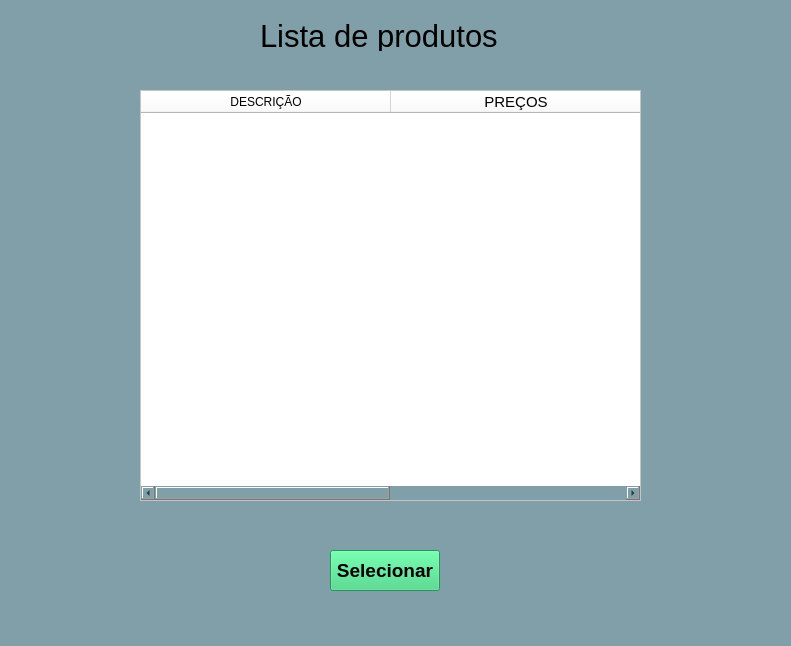
<?xml version="1.0" encoding="UTF-8"?>
<ui version="4.0">
 <class>MainWindow</class>
 <widget class="QMainWindow" name="MainWindow">
  <property name="geometry">
   <rect>
    <x>0</x>
    <y>0</y>
    <width>791</width>
    <height>646</height>
   </rect>
  </property>
  <property name="windowTitle">
   <string>MainWindow</string>
  </property>
  <property name="styleSheet">
   <string notr="true">background-color: rgb(128, 159, 168);</string>
  </property>
  <widget class="QWidget" name="centralwidget">
   <widget class="QLabel" name="label">
    <property name="geometry">
     <rect>
      <x>260</x>
      <y>20</y>
      <width>271</width>
      <height>31</height>
     </rect>
    </property>
    <property name="font">
     <font>
      <pointsize>23</pointsize>
     </font>
    </property>
    <property name="text">
     <string>Lista de produtos</string>
    </property>
   </widget>
   <widget class="QTableWidget" name="tableWidget">
    <property name="geometry">
     <rect>
      <x>140</x>
      <y>90</y>
      <width>501</width>
      <height>411</height>
     </rect>
    </property>
    <property name="styleSheet">
     <string notr="true">background-color: rgb(255, 255, 255);</string>
    </property>
    <attribute name="horizontalHeaderVisible">
     <bool>true</bool>
    </attribute>
    <attribute name="horizontalHeaderCascadingSectionResizes">
     <bool>false</bool>
    </attribute>
    <attribute name="horizontalHeaderMinimumSectionSize">
     <number>0</number>
    </attribute>
    <attribute name="horizontalHeaderDefaultSectionSize">
     <number>250</number>
    </attribute>
    <attribute name="horizontalHeaderShowSortIndicator" stdset="0">
     <bool>false</bool>
    </attribute>
    <column>
     <property name="text">
      <string>DESCRIÇÃO</string>
     </property>
    </column>
    <column>
     <property name="text">
      <string>PREÇOS</string>
     </property>
     <property name="font">
      <font>
       <pointsize>11</pointsize>
      </font>
     </property>
    </column>
   </widget>
   <widget class="QPushButton" name="pushButton">
    <property name="geometry">
     <rect>
      <x>330</x>
      <y>550</y>
      <width>110</width>
      <height>41</height>
     </rect>
    </property>
    <property name="font">
     <font>
      <pointsize>14</pointsize>
      <weight>75</weight>
      <bold>true</bold>
     </font>
    </property>
    <property name="styleSheet">
     <string notr="true">background-color: rgb(51, 209, 122);</string>
    </property>
    <property name="text">
     <string>Selecionar</string>
    </property>
   </widget>
  </widget>
  <widget class="QMenuBar" name="menubar">
   <property name="geometry">
    <rect>
     <x>0</x>
     <y>0</y>
     <width>791</width>
     <height>22</height>
    </rect>
   </property>
  </widget>
  <widget class="QStatusBar" name="statusbar"/>
 </widget>
 <resources/>
 <connections/>
</ui>
